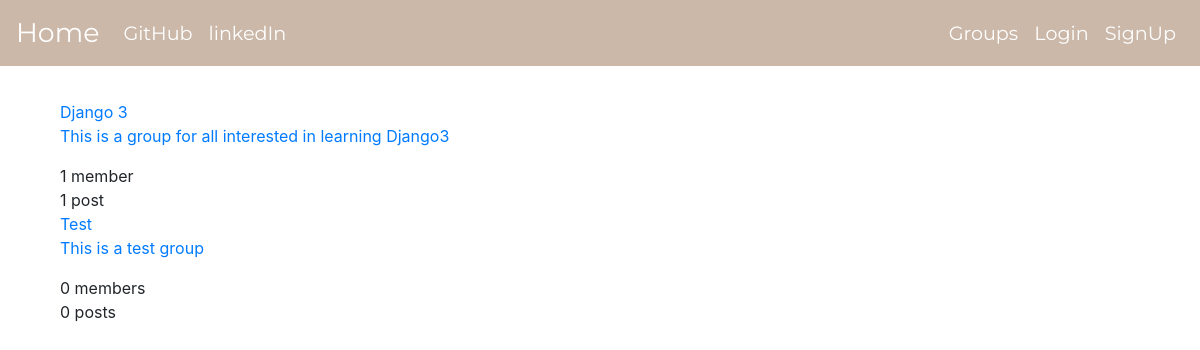
The page /groups/ on the database as committed earlier.
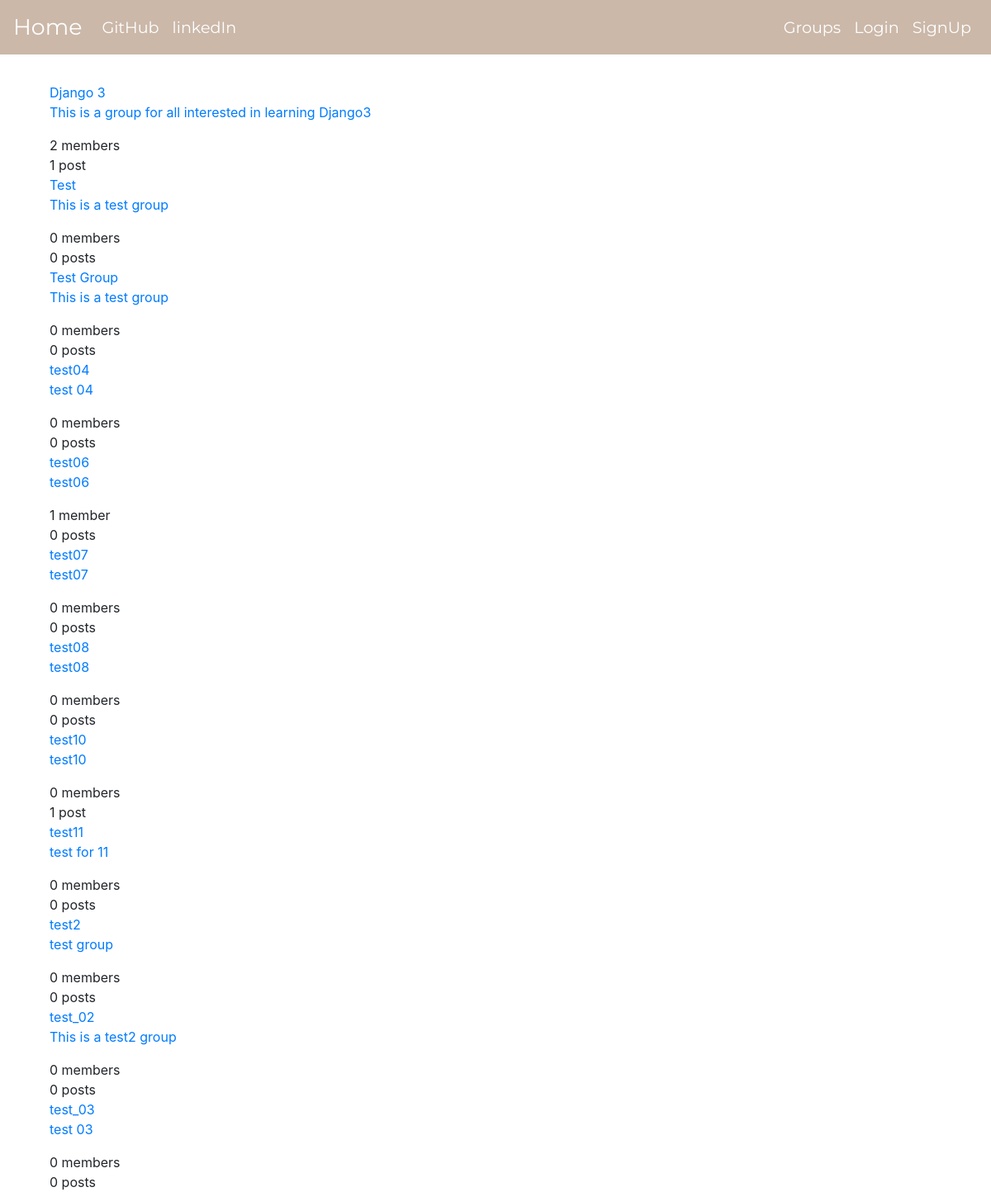
The same page on the database as committed later.
### groups/models.py (models this page shows, shortened)
class Group(models.Model):
    name = models.CharField(max_length=250,unique=True)
    slug = models.SlugField(unique=True,allow_unicode=True,default='',blank=True)
    description = models.TextField(blank=True,default='')
    description_html = models.TextField(editable=False,blank=True,default='')
    members = models.ManyToManyField(User,through='GroupMember')
    class Meta:
        ordering =['name']

### groups/views.py (the view)
# urls.py: path('',views.ListGroups.as_view(),name='group_list'),
class ListGroups(generic.ListView):
    model = Group

### groups/templates/groups/group_list.html (shortened to what this page needs)
{% extends 'groups/group_base.html' %}
{% block group %}
  <div class="col-md-8">
    {% for group in group_list %}
      <a href="{% url 'groups:group_detail' slug=group.slug %}">{{group.name}}</a>
      <a href="{% url 'groups:group_detail' slug=group.slug %}">{{group.description_html|safe}}</a>
      <div class="count">
        <span class="mem_count">{{group.members.count}}</span> member{{group.members.count|pluralize}}<br>
        <span class="post_count">{{group.group_post.count}}</span> post{{group.group_post.count|pluralize}}
      </div>
    {% endfor %}
  </div>
{% endblock %}

### groups/templates/groups/group_base.html (shortened to what this page needs)
{% extends 'base.html' %}
{% block content %}
 {% block group %}{% endblock %}
{% endblock %}

### templates/base.html (shortened to what this page needs)
<!DOCTYPE html>
{% load static %}
<html lang="en" dir="ltr">
  <head>
    <link rel="stylesheet" href="https://stackpath.bootstrapcdn.com/bootstrap/4.5.0/css/bootstrap.min.css">
    <link rel="stylesheet" href="{% static 'master.css' %}">
  </head>
  <body>
    <nav class="navbar fixed-top navbar-expand-lg custom-nav">
      <div class="collapse navbar-collapse" id="navbarSupportedContent">
        <a class="navbar-brand" href="{% url 'home' %}">Home</a>
        <ul class="navbar-nav mr-auto">
          <li class="nav-item"><a class="nav-link" href="https://github.com/sonikaPinto/django">GitHub</a></li>
          <li class="nav-item"><a class="nav-link" href="https://www.linkedin.com/in/sonika-muriel-pinto-031234125/">linkedIn</a></li>
        </ul>
        <ul class="navbar-nav navbar-right">
          {% if user.is_authenticated %}
            <li class="nav-item"><a class="nav-link" href="{% url 'posts:create_post' %}">Post</a></li>
            <li class="nav-item"><a class="nav-link" href="{% url 'groups:group_list'%}">Groups</a></li>
            <li class="nav-item"><a class="nav-link" href="{% url 'groups:create_group' %}">Create Group</a></li>
            <li class="nav-item"><a class="nav-link" href="{% url 'accounts:logout' %}">Logout</a></li>
            <li class="nav-item"><a class="nav-link" href='{% url "home" %}'>Welcome {{user.username}}</a></li>
          {% else %}
            <li class="nav-item"><a class="nav-link" href="#">Groups</a></li>
            <li class="nav-item"><a class="nav-link" href="{% url 'accounts:login' %}">
              <span>Login</span>
            </a></li>
            <li class="nav-item"><a class="nav-link" href="{% url 'accounts:signup' %}">
              <span>SignUp</span>
            </a></li>
          {% endif %}
        </ul>
      </div>
    </nav>
      <div class="container mycontent">
        <div class="row">
          <div class="col-md-12">
            {% block content %}
            {% endblock %}
          </div>
        </div>
      </div>
  </body>
</html>

### static/master.css (style rules this page uses)
.custom-nav { font-size: 1.2em; border-bottom: 10px; font-family: 'Montserrat', sans-serif; background-color: #CBB8A9; }
.nav-link,.navbar-brand { color : white; }
.navbar-brand { font-size: 1.4em; }
.mycontent { padding-top: 100px; }

Rows that differ between the two databases and show on the page:
computed for Group "Django 3": members.count "1" → "2"
added Group: name "Test Group", description_html "This is a test group", members.count "0", group_post.count "0"
added Group: name "test04", description_html "test 04", members.count "0", group_post.count "0"
added Group: name "test06", description_html "test06", members.count "1", group_post.count "0"
added Group: name "test07", description_html "test07", members.count "0", group_post.count "0"
added Group: name "test08", description_html "test08", members.count "0", group_post.count "0"
added Group: name "test10", description_html "test10", members.count "0", group_post.count "1"
added Group: name "test11", description_html "test for 11", members.count "0", group_post.count "0"
added Group: name "test2", description_html "test group", members.count "0", group_post.count "0"
added Group: name "test_02", description_html "This is a test2 group", members.count "0", group_post.count "0"
added Group: name "test_03", description_html "test 03", members.count "0", group_post.count "0"
